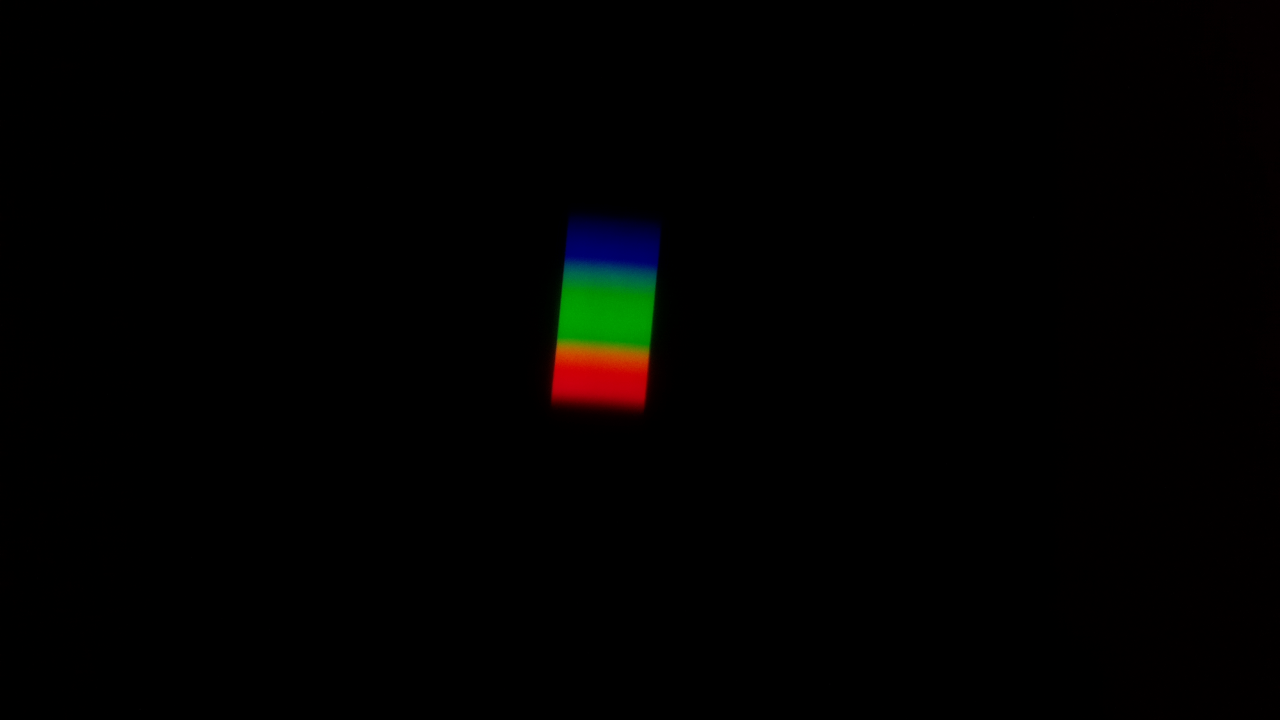
#> input picture data/white.png, 2560 x 1440 px, found by its file name (shown at 1/2 size)
$ python graph_colour.py
#> lines starting #> are read from the running program, lines starting #| are printed output that depends on the picture
import numpy as np
import matplotlib.pyplot as plt
from PIL import Image

def find_spectrum_box(filename, pad=10):
#> called with filename = 'white.png', pad = 10
    img = np.asarray(Image.open(filename).convert("RGB"), dtype=float)
    brightness = img.max(axis=2)
    ys, xs = np.where(brightness > 25)
    return ys.min() - pad, ys.max() + pad, xs.min(), xs.max()

y1, y2, x1, x2 = find_spectrum_box("white.png")
#> y1 = 422; y2 = 837; x1 = 1096; x2 = 1321

def readIntensity(filename):
#> called with filename = 'white.png'
    img = np.asarray(Image.open(filename).convert("RGB"), dtype=float)
    crop = img[y1:y2, x1:x2]
    intensity = crop.mean(axis=(1, 2))
#> intensity = 415 values, max 75.72 at index 284, min 1.48 at index 0, mean 40.18
    return intensity, crop

white, white_crop = readIntensity("white.png")
#> white has the same summary as intensity in readIntensity
red, _ = readIntensity("red.png")
#> call 2 of readIntensity, with filename = 'red.png'
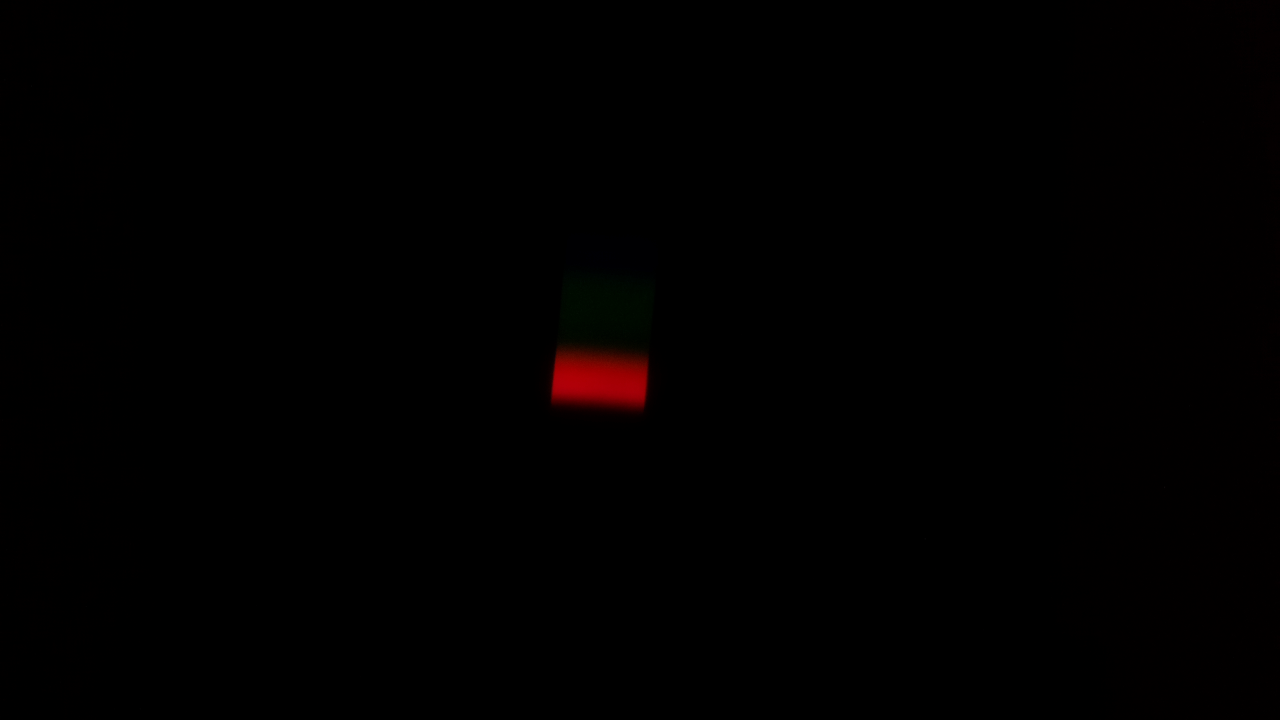
#> input picture data/red.png, 2560 x 1440 px, found by its file name (shown at 1/2 size)
#> in readIntensity (call 2), `intensity = crop.mean(axis=(1, 2))`: intensity = 415 values, max 49.76 at index 350, min 0 at index 0, mean 11.47
#> red has the same summary as intensity in readIntensity
yellow, _ = readIntensity("yellow.png")
#> call 3 of readIntensity, with filename = 'yellow.png'
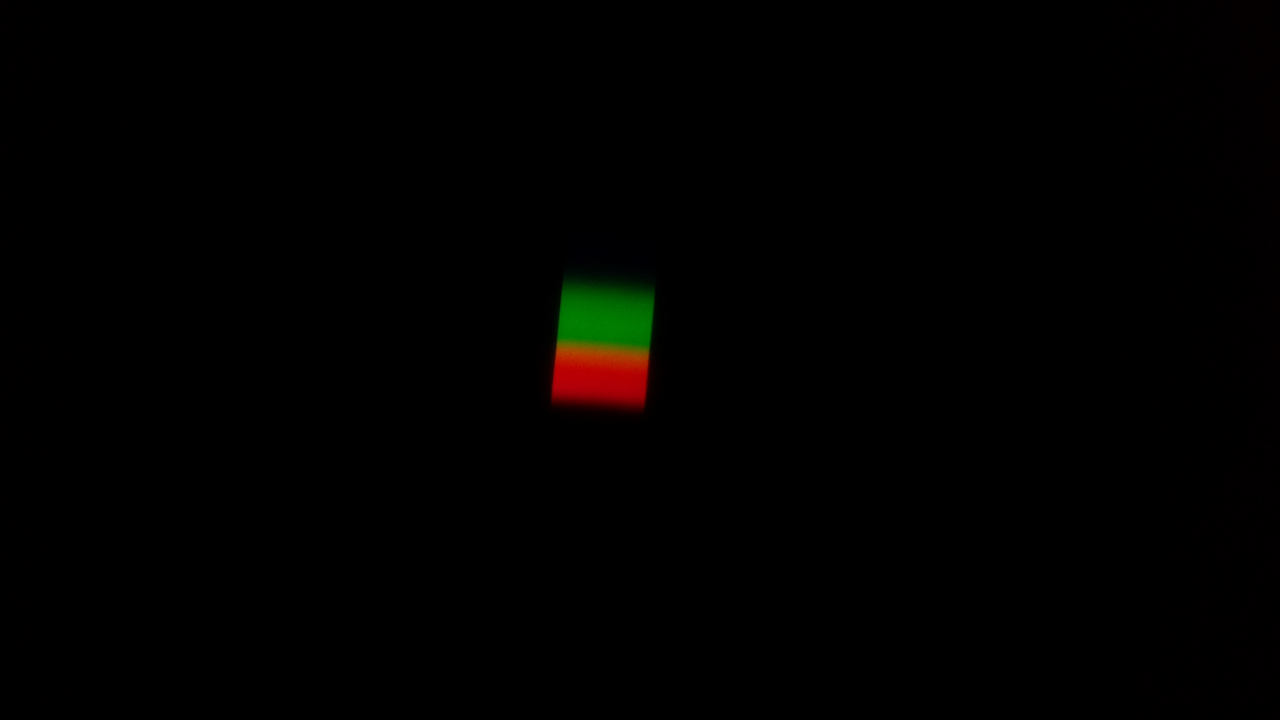
#> input picture data/yellow.png, 2560 x 1440 px, found by its file name (shown at 1/2 size)
#> in readIntensity (call 3), `intensity = crop.mean(axis=(1, 2))`: intensity = 415 values, max 64.47 at index 290, min 0 at index 0, mean 24.71
#> yellow has the same summary as intensity in readIntensity
green, _ = readIntensity("green.png")
#> call 4 of readIntensity, with filename = 'green.png'
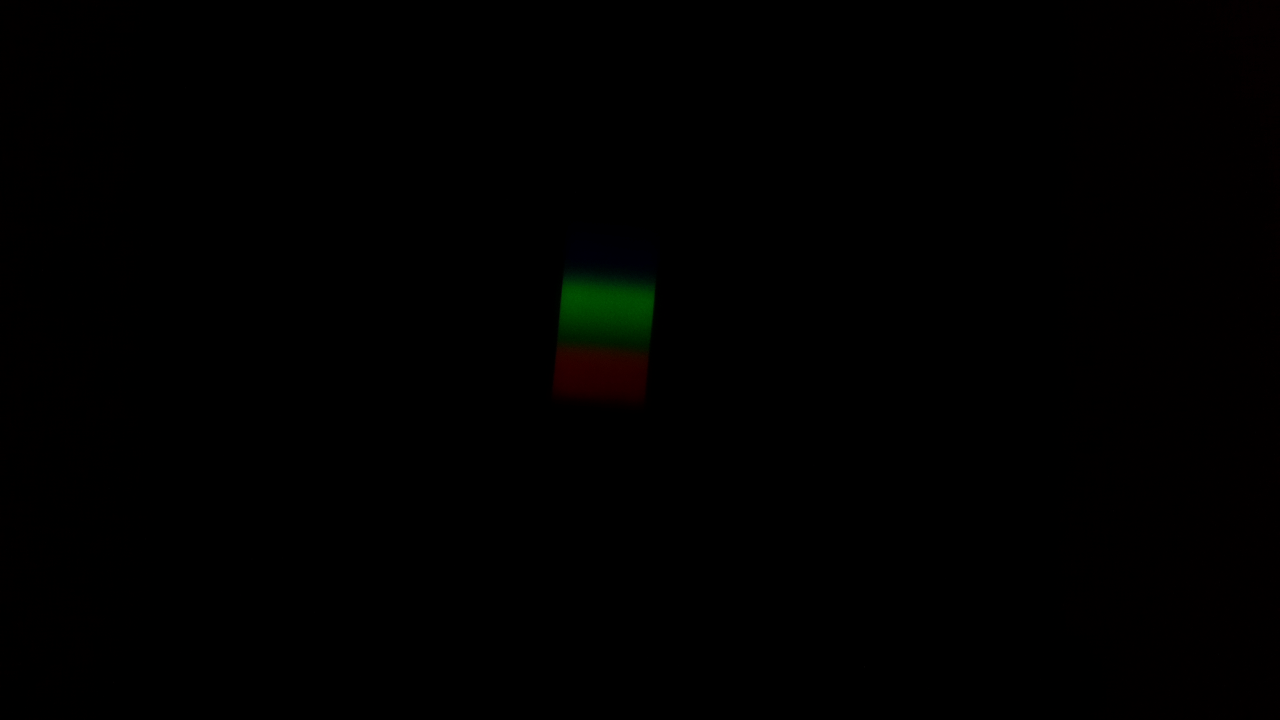
#> input picture data/green.png, 2560 x 1440 px, found by its file name (shown at 1/2 size)
#> in readIntensity (call 4), `intensity = crop.mean(axis=(1, 2))`: intensity = 415 values, max 20.72 at index 175, min 0 at index 0, mean 7.82
#> green has the same summary as intensity in readIntensity
blue, _ = readIntensity("blue.png")
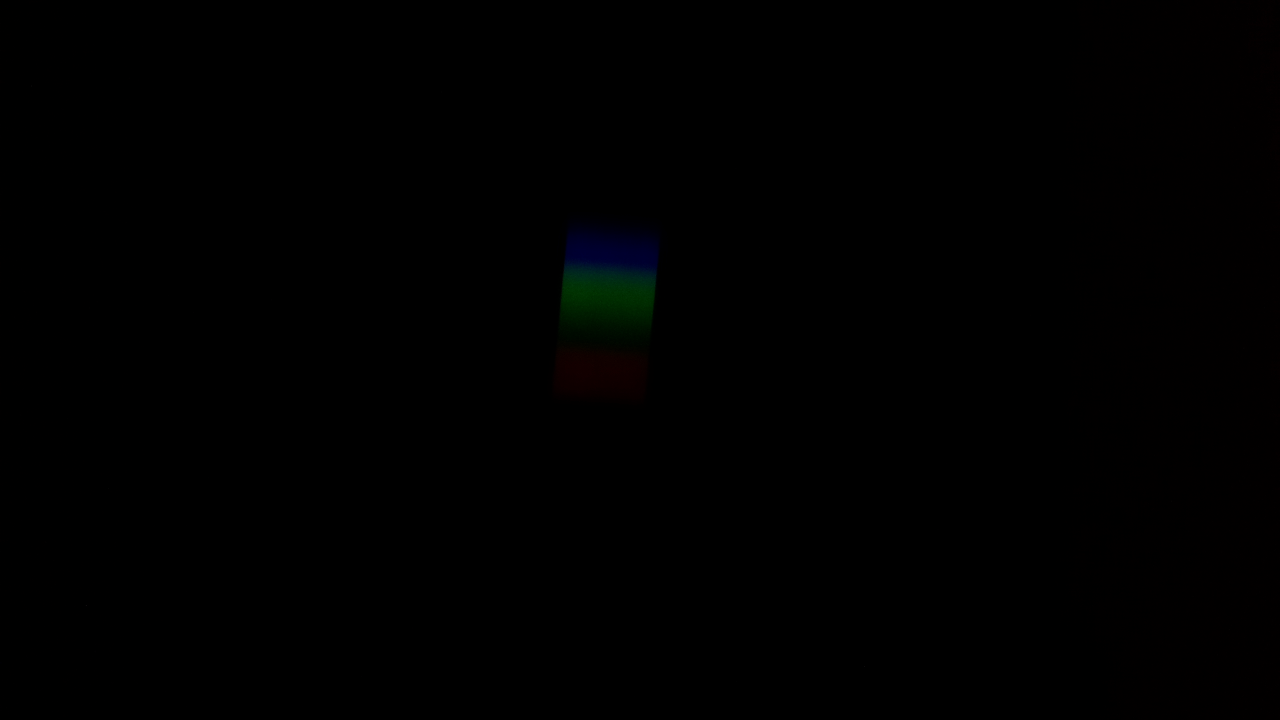
#> input picture data/blue.png, 2560 x 1440 px, found by its file name (shown at 1/2 size)
#> in readIntensity (call 5), `crop = img[y1:y2, x1:x2]`:
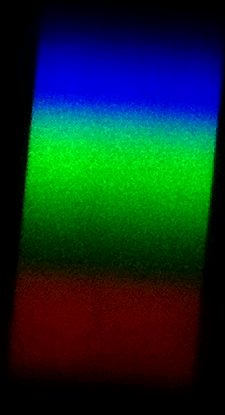
#> crop: shape (415, 225, 3) float64; mean R, G, B 3, 9.8, 8.3; drawn with min black and max white
#> in readIntensity (call 5), `intensity = crop.mean(axis=(1, 2))`: intensity = 415 values, max 18.77 at index 127, min 0 at index 398, mean 7.02
#> blue has the same summary as intensity in readIntensity

wavelength = np.linspace(400, 700, len(white))
#> wavelength = 415 values from 400 to 700

plt.figure(figsize=(10, 6))
ax = plt.gca()
ax.set_facecolor("lightgrey")
plt.plot(wavelength, white, "w", linewidth=2, label="белый лист")
plt.plot(wavelength, red, "r", linewidth=1.5, label="красный лист")
plt.plot(wavelength, yellow, "gold", linewidth=1.5, label="жёлтый лист")
plt.plot(wavelength, green, "g", linewidth=1.5, label="зелёный лист")
plt.plot(wavelength, blue, "b", linewidth=1.5, label="синий лист")

top = np.max(white) * 1.05
#> top = 79.51
strip = np.transpose(white_crop, (1, 0, 2))
strip = np.clip(strip / np.max(strip) * 1.5, 0, 1)
plt.imshow(strip, extent=[wavelength[0], wavelength[-1], -0.08 * top, 0], aspect="auto")

plt.ylim(-0.08 * top, top)
plt.xlim(wavelength[0], wavelength[-1])
plt.xlabel("Длина волны, нм")
plt.ylabel("Интенсивность, отн. ед.")
plt.title("Интенсивность света лампы накаливания")
plt.legend()
plt.grid(True, alpha=0.4)
plt.tight_layout()
plt.savefig("intensities.png", dpi=300)
plt.show()

mask = white > (np.max(white) * 0.05)
wl_valid = wavelength[mask]
#> wl_valid = 398 values from 407.2 to 694.9

albedo_white = white[mask] / white[mask]
#> albedo_white = 398 values from 1 to 1
albedo_red = red[mask] / white[mask]
#> albedo_red = 398 values, max 0.858 at index 351, min 0 at index 0, mean 0.247
albedo_yellow = yellow[mask] / white[mask]
#> albedo_yellow = 398 values, max 0.888 at index 307, min 0 at index 0, mean 0.52
albedo_green = green[mask] / white[mask]
#> albedo_green = 398 values, max 0.502 at index 165, min 0 at index 0, mean 0.175
albedo_blue = blue[mask] / white[mask]
#> albedo_blue = 398 values, max 0.45 at index 76, min 0 at index 388, mean 0.196

plt.figure(figsize=(10, 6))
ax = plt.gca()
ax.set_facecolor("lightgrey")
plt.plot(wl_valid, albedo_white, "w", linewidth=2, label="белый лист")
plt.plot(wl_valid, albedo_red, "r", linewidth=1.5, label="красный лист")
plt.plot(wl_valid, albedo_yellow, "gold", linewidth=1.5, label="жёлтый лист")
plt.plot(wl_valid, albedo_green, "g", linewidth=1.5, label="зелёный лист")
plt.plot(wl_valid, albedo_blue, "b", linewidth=1.5, label="синий лист")

plt.ylim(0, 1.1)
plt.xlim(430, 650)
plt.xlabel("Длина волны, нм")
plt.ylabel("Альбедо")
plt.title("Альбедо цветных листов")
plt.legend()
plt.grid(True, alpha=0.4)
plt.tight_layout()
plt.savefig("albedo.png", dpi=300)
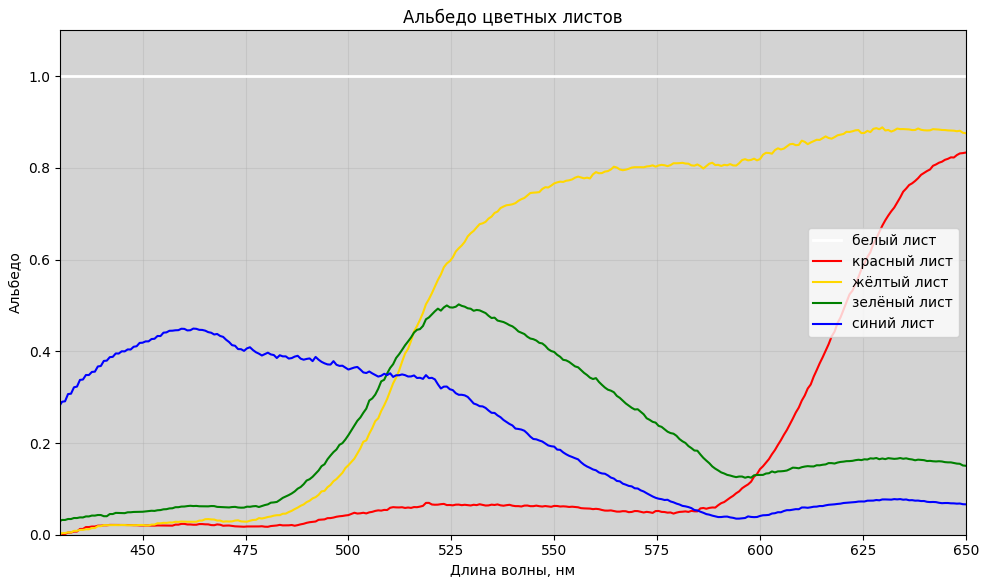
#> figure drawn by matplotlib, 1 panel; curve peaks at x = 661.6, y = 0.858; curve peaks at x = 629.7, y = 0.888
plt.show()
